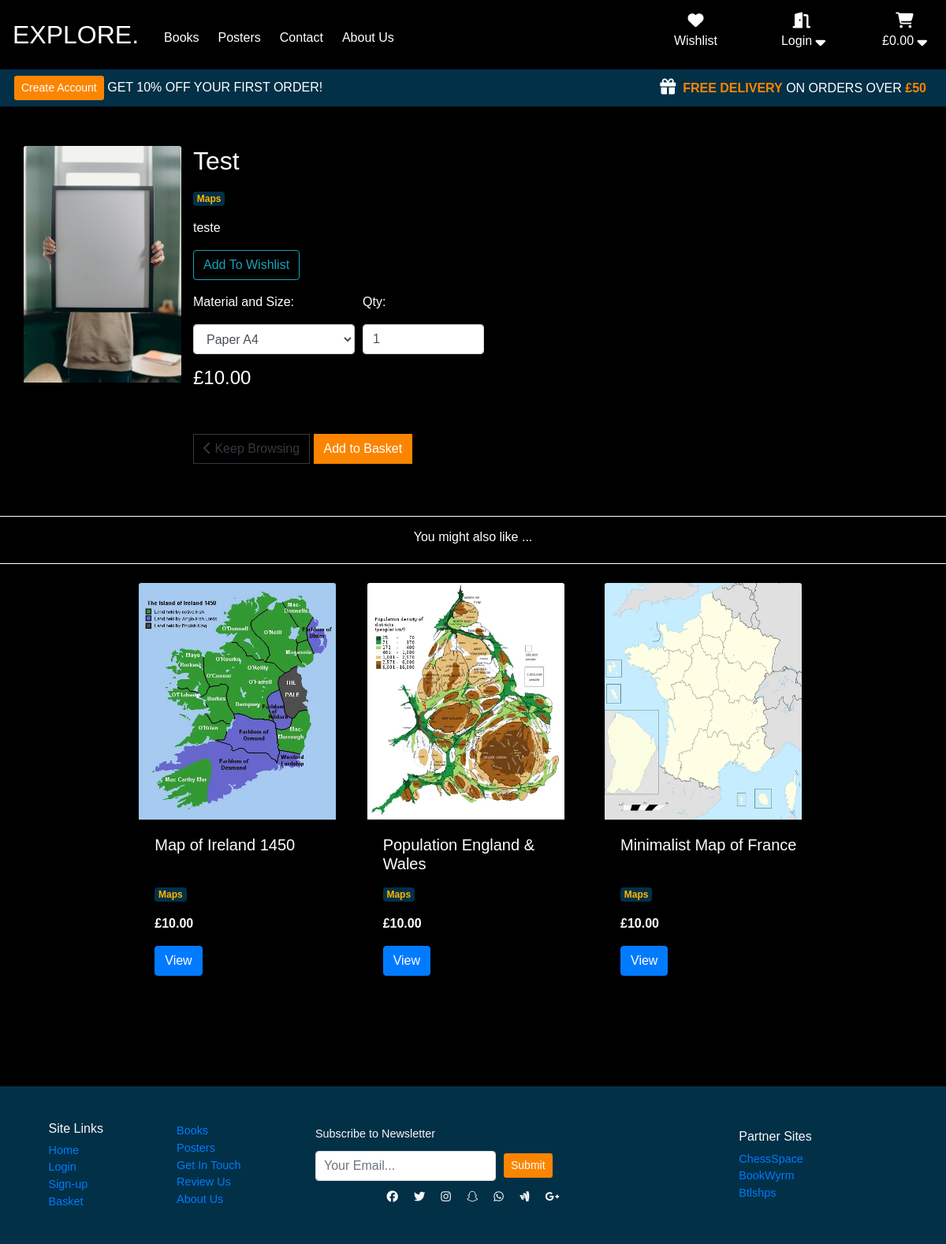
The app's page /products/posters/21 with its own data.
### products/models.py (models this page shows, shortened)
class Posters(models.Model):
    class Meta:
        verbose_name_plural = 'Posters'
    name = models.CharField(max_length=254)
    code = models.CharField(max_length=19, null=True, blank=True)
    category = models.ForeignKey(Category, on_delete=models.CASCADE)
    genre = models.ForeignKey(Genre, on_delete=models.CASCADE)
    description = models.TextField()
    price = models.DecimalField(max_digits=6, decimal_places=2)
    image_url = models.URLField(max_length=1024, null=True, blank=True)
    image = models.ImageField(null=True, blank=True)
    user_poster_wishlist = models.ManyToManyField(User, related_name="user_poster_wishlist", blank=True)

class Genre(models.Model):
    name = models.CharField(max_length=64)
    class Meta:
        verbose_name_plural = 'Genre'

### products/views.py (the view)
# urls.py: path('posters/<poster_id>', views.poster_detail, name='poster_detail'),
def poster_detail(request, poster_id):
    poster = get_object_or_404(Posters, pk=poster_id)
    genre = poster.genre
    genres = Posters.objects.filter(genre=genre)
    recommend = genres.exclude(pk=poster_id)
    template = 'products/poster-detail.html'
    context = {
        'poster': poster,
        'recommend': recommend,
    }
    return render(request, template, context)

### products/templates/products/poster-detail.html (shortened to what this page needs)
{% extends "base.html" %}
{% load static %}
{% block extra_css %}
    <link rel="stylesheet" href="{% static 'products/css/products.css' %}">
{% endblock %}
{% block content %}
    <section class="container book-detail-section">
        <div class="row product-row d-flex">
            {% if poster.image %}
                <a href="{% url 'poster_detail' poster.id %}">
                    <img src="{{ poster.image.url }}" class="card-img-top poster-image" alt="{{ poster.name }}">
                </a>
            {% else %}
                <a href="{% url 'poster_detail' poster.id %}">
                    <img src="/media/poster-placeholder-image.jpg" class="card-img-top book-card-image" alt="{{ poster.name }}">
                </a>
            {% endif %}
            <div class="col-lg-7 product-details">
                <h2 class="mb-3">{{ poster.name}}</h2>
                <h4 class="badge badge-info mb-3">{{ poster.genre.name }}</h4>
                <p> {{ poster.description }}</p>
                <a href="{% url 'edit_poster_wishlist' poster.id %}" class="btn btn-outline-info">Add To Wishlist</a>
                {% include 'products/includes/add-poster-to-basket.html' %}
            </div>
        </div>
    </section>
    <section class="bought-together">
        <hr>
        <div class="row text-center d-flex justify-content-center align-items-center">
            <h6>You might also like ... </h6>
        </div>
        <hr>
        <div class="container explore d-flex justify-content-center">
            <div class="row">
                {% for poster in recommend|slice:3 %}
                <div class="col-lg-4 col-md-6 col-sm-12 d-flex justify-content-center">
                    <div class="card product-card border-0 mt-2">
                        <a href="{% url 'poster_detail' poster.id %}">
                            <img src="{{ poster.image.url }}" class="card-img-top poster-card-image" alt="{{ poster.name }}">
                        </a>
                        <div class="card-body">
                            <h5 class="card-title">{{ poster.name }}</h5>
                            <p class="badge badge-info"> {{ poster.genre.name }} </p>
                            <p><strong>£{{ poster.price }}</strong></p>
                            <a href="{% url 'poster_detail' poster.id %}" class="btn btn-primary">View</a>
                        </div>
                    </div>
                </div>
                {% endfor %}
            </div>
        </div>
    </section>
{% endblock %}

### static/css/base.css (style rules this page uses)
:root { --light-blue: #8ECAE6; --blue: #219EBC; --dark-blue: #023047; --yellow: #FFB703; --orange: #FB8500; --red: #d62828; --hero-txt-bg: rgba(148, 121, 135, 0) }
*, *::before, *::after { box-sizing: border-box; }
html, body { height: 100%; width: 100%; margin: 0; }
body { background: black; color: white; font-family: 'Montserrat', sans-serif; font-weight: 400; display: flex; flex-direction: column; }
hr { border: 0; clear: both; display: block; width: 100%; background-color: white; height: 1px; }
.badge-info { background: var(--dark-blue); color: var(--yellow); }

### products/static/products/css/products.css (style rules this page uses)
:root { --light-blue: #8ECAE6; --blue: #219EBC; --dark-blue: #023047; --yellow: #FFB703; --orange: #FB8500; --red: #d62828; --hero-txt-bg: rgba(148, 121, 135, 0) }
.product-row { margin-top: 50px; }
.product-card { background: black; }
.book-card-image { height:300px; width: 200px; }
.poster-card-image { height:300px; width: 250px; }
.card-title { height: 50px; }
.book-detail-section { height: auto; flex: 1 0 auto; }
.bought-together { height: auto; flex: 1 0 auto; margin-bottom: 120px; margin-top: 50px; }
.explore { width: 100%; height: 100%; }

### records on screen
Posters: name "Test", genre.name "Maps", description "teste"
Posters: image (picture), name "Map of Ireland 1450", genre.name "Maps", price "10.00"
Posters: image (picture), name "Population England & Wales", genre.name "Maps", price "10.00"
Posters: image (picture), name "Minimalist Map of France", genre.name "Maps", price "10.00"
